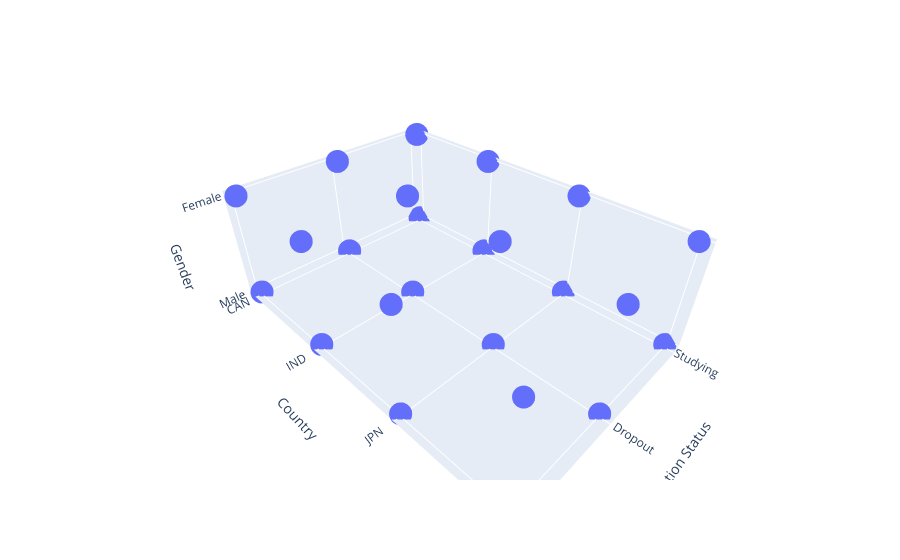

Write notebook code for a chart like this one.
### Code cell
# i used the 3d scatterplot to find the relationship between the three catagorical features in my dataset
px.scatter_3d(df,x='Education Status', y='Country',z= 'Gender')

### Figure 1 — Plotly figure (JSON) as saved in the notebook; plotly's stock layout.template omitted (floating-point values rounded to 4 significant figures; data arrays with more than 128 entries replaced by an {"elided": "..."} marker saying what was removed)
{"data": [{"hovertemplate": "Education Status=%{x}<br>Country=%{y}<br>Gender=%{z}<extra></extra>", "legendgroup": "", "marker": {"color": "#636efa", "symbol": "circle"}, "mode": "markers", "name": "", "scene": "scene", "showlegend": false, "type": "scatter3d", "x": {"elided": "3220 str values"}, "y": {"elided": "3220 str values"}, "z": {"elided": "3220 str values"}}], "layout": {"legend": {"tracegroupgap": 0}, "margin": {"t": 60}, "scene": {"domain": {"x": [0, 1], "y": [0, 1]}, "xaxis": {"title": {"text": "Education Status"}}, "yaxis": {"title": {"text": "Country"}}, "zaxis": {"title": {"text": "Gender"}}}}}
